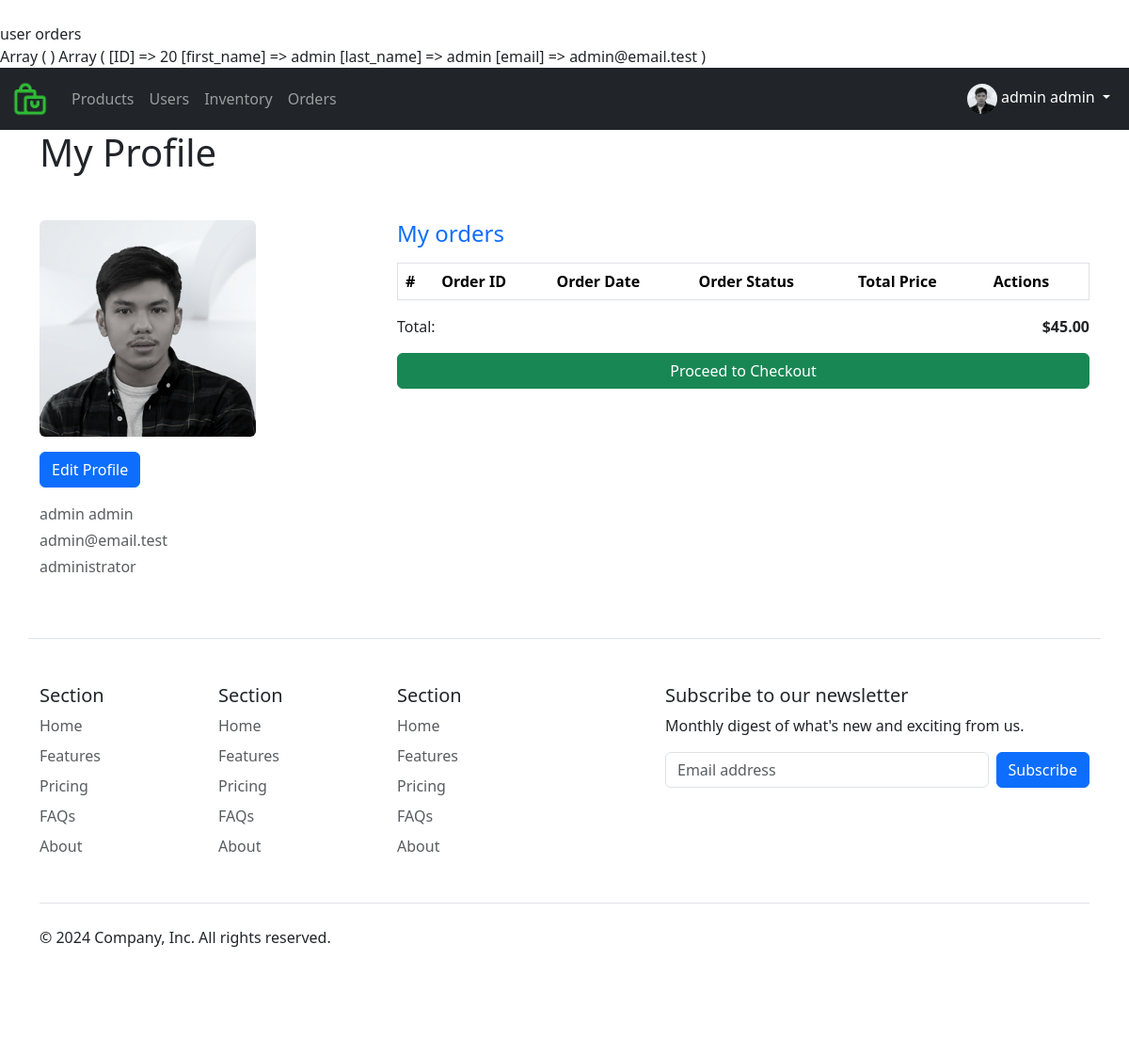
The app's page /components/profile.php (signed in) with its own data.
### tables this page shows
CREATE TABLE `users` (
  `user_id` int NOT NULL,
  `user_image` varchar(255) DEFAULT NULL,
  `email` varchar(255) NOT NULL,
  `password` varchar(255) NOT NULL,
  `first_name` varchar(255) DEFAULT NULL,
  `last_name` varchar(255) DEFAULT NULL,
  `mobile_number` varchar(11) DEFAULT NULL,
  `role` varchar(255) DEFAULT NULL,
  `status` varchar(255) DEFAULT NULL,
  `created_at` datetime NOT NULL DEFAULT CURRENT_TIMESTAMP
);

### controllers/usersController.php (called while the page is built, shortened)
<?php
class Users extends DbConnection
{
    public function getUserId($userId)
    {
        try {
            $pdo = $this->connect();
            $statement = $pdo->prepare("SELECT t1.user_id,
                                                      t1.user_image,
                                                      t1.first_name,
                                                      t1.last_name,
                                                      t1.email,
                                                      t1.mobile_number,
                                                      t1.role,
                                                      t1.status,
                                                      t2.address_line1,
                                                      t2.address_line2,
                                                      t2.city,
                                                      t2.postal_code,
                                                      t2.country
                                                FROM users t1
                                                LEFT JOIN addresses t2 ON t1.user_id = t2.user_id
                                                WHERE t1.user_id = :userId");
            $statement->bindParam(':userId',$userId);
            $statement->execute();
            $user = $statement->fetch(PDO::FETCH_ASSOC);
            return $user;
        } catch (PDOException $e) {
            echo "Product Updated successfully" . $e->getMessage();
        }
    }
}

### components/profile.php (the view, shortened to what this page needs)
<?php
require_once '../controllers/usersController.php';
require_once '../controllers/ordersController.php';
$users->startSession();
$user = $users->getUserId($_SESSION['LoginUser']['ID']);
$userOrders = $orders->showUserOrders($user['user_id']);
echo "<br/> user orders <br/>";
print_r($userOrders);
?>
  <?php if ($user['role']==="administrator"):?>
        <?php include_once './Navbar/adminNavbar.php';?>
        <?php else:?>
        <?php include_once './Navbar/userNavbar.php';?>
        <?php endif; ?>
<div class="container mb-5">
  <h1 class="mb-5">My Profile</h1>
  <div class="row">
    <div class="col-lg-4">
      <div class="mb-3">
        <img src="/uploads/<?=$user['user_image']?>" alt="Profile Image" height="150px" class="img-fluid rounded" style="height:230px;">
      </div>
      <div class="mb-3">
        <a href="editProfile.php?ID=<?=$user['user_id']?>" class="btn btn-primary" >Edit Profile</a>
      </div>
      <div class="mb-1">
      <span class="text-muted"><?=$user['first_name']?> <?= $user['last_name']?></span>
      </div>
      <div class="mb-1">
      <span class="text-muted"><?=$user['email']?></span>
      </div>
      <div class="mb-3">
      <span class="text-muted"><?=$user['role']?></span>
      </div>
    </div>
    <div class="col-lg-8">
      <h4 class="d-flex justify-content-between align-items-center mb-3">
        <span class="text-primary">My orders</span>
      </h4>
      <table class="table table-hover border">
        <thead>
          <tr>
            <th scope="col">#</th>
            <th scope="col">Order ID</th>
            <th scope="col">Order Date</th>
            <th scope="col">Order Status</th>
            <th scope="col">Total Price</th>
            <th scope="col">Actions</th>
          </tr>
        </thead>
      </table>
      <div class="d-flex justify-content-between">
        <span>Total:</span>
        <strong>$45.00</strong>
      </div>
      <button class="btn btn-success mt-3 w-100">Proceed to Checkout</button>
    </div>
  </div>
</div>
<?php include_once '../components/Footer/footer.php';?>

### components/Navbar/adminNavbar.php (shortened to what this page needs)
<?php
$users->startSession();
print_r($_SESSION['LoginUser']);
$user =  $users->getUserId($_SESSION['LoginUser']['ID']);
?>
<!DOCTYPE html>
<html lang="en">
<head>
    <link rel="stylesheet" href="https://cdnjs.cloudflare.com/ajax/libs/bootstrap/5.3.3/css/bootstrap.min.css" />
</head>
<body></body>
<nav class="navbar navbar-expand-sm bg-dark navbar-dark">
<div class="container-fluid">
    <a href="/" class="navbar-brand"><img src="/assets/listify-fav-ico.png" height="40px" alt="icon"></a>
    <div class="collapse navbar-collapse" id="collapsibleNavbar">
        <ul class="navbar-nav me-auto mb-2 mb-lg-0">
            <li class="nav-item">
                <a href="/" class="nav-link">Products</a>
            </li>
            <li class="nav-item">
                <a href="../Admin/userAdminDashboard.php" class="nav-link">Users</a>
            </li>
             <li class="nav-item">
                <a href="../Admin/inventoryAdminDashboard.php" class="nav-link">Inventory</a>
            </li>
              <li class="nav-item">
                <a href="/" class="nav-link">Orders</a>
            </li>
        </ul>
        <?php if (isset($_SESSION['LoginUser'])):?>
            <div class="dropdown text-end ">
          <a href="#" id="dropdownToggle" class="d-block link-body-emphasis text-decoration-none dropdown-toggle  text-white mx-2" data-bs-toggle="dropdown" aria-expanded="true">
          <img src="/uploads/<?=$user['user_image']?>" alt="Profile Image" width="32" height="32" class="rounded-circle">
          <?=$user['first_name']?> <?=$user['last_name']?>
        </a>
        </div>
        <?php else:?>
            <div class=" text-end ">
            <a href="../Login/login.php" class="nav-link">Login</a>
            </div>
        <?php endif; ?>
    </div>
</div>
</nav>

### records on screen
users: role "Array ( [ID] => 20 [first_name] => admin [last_name] => admin [email] => admin@email.test )", user_image (picture), first_name "admin", last_name "admin", email "admin@email.test", role "administrator"
